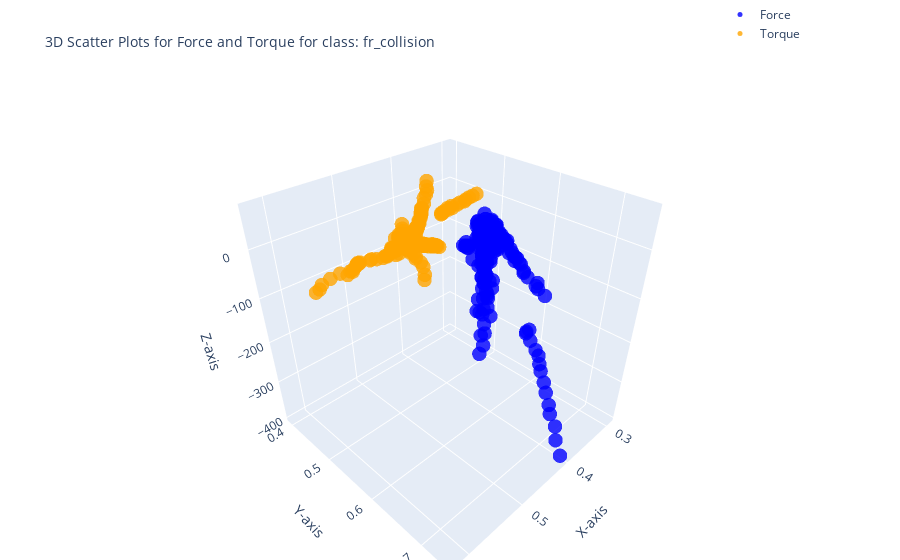

The notebook cell saved with this chart:
### Code cell
import plotly.graph_objects as go
class_name = unique_classes[3]
df_fr_collision=class_dfs[class_name]
# 3D scatter plot for Force (Fx, Fy, Fz)
force_plot = go.Scatter3d(
    x=df_fr_collision['Fx'],
    y=df_fr_collision['Fy'],
    z=df_fr_collision['Fz'],
    mode='markers',
    marker=dict(size=5, color='blue', opacity=0.8),
    name='Force'
)

# 3D scatter plot for Torque (Tx, Ty, Tz)
torque_plot = go.Scatter3d(
    x=df_fr_collision['Tx'],
    y=df_fr_collision['Ty'],
    z=df_fr_collision['Tz'],
    mode='markers',
    marker=dict(size=5, color='orange', opacity=0.8),
    name='Torque'
)

# Create subplots
fig = go.Figure()

# Add Force plot
fig.add_trace(force_plot)
fig.add_trace(torque_plot)

# Layout settings
fig.update_layout(
    title='3D Scatter Plots for Force and Torque for class: ' + class_name,
    title_font=dict(size=14),  # Change the title font size
    scene=dict(
        xaxis_title='X-axis',
        yaxis_title='Y-axis',
        zaxis_title='Z-axis'
    ),
    legend=dict(x=0.8, y=1.2),
    margin=dict(l=0, r=0, b=0, t=40)
)

fig.show()

### Figure 1 — Plotly figure (JSON) as saved in the notebook; plotly's stock layout.template omitted (floating-point values rounded to 4 significant figures; data arrays with more than 128 entries replaced by an {"elided": "..."} marker saying what was removed)
{"data": [{"marker": {"color": "blue", "opacity": 0.8, "size": 5}, "mode": "markers", "name": "Force", "type": "scatter3d", "x": {"elided": "240 float values"}, "y": {"elided": "240 float values"}, "z": {"elided": "240 int values"}}, {"marker": {"color": "orange", "opacity": 0.8, "size": 5}, "mode": "markers", "name": "Torque", "type": "scatter3d", "x": {"elided": "240 float values"}, "y": {"elided": "240 float values"}, "z": {"elided": "240 int values"}}], "layout": {"legend": {"x": 0.8, "y": 1.2}, "margin": {"b": 0, "l": 0, "r": 0, "t": 40}, "scene": {"xaxis": {"title": {"text": "X-axis"}}, "yaxis": {"title": {"text": "Y-axis"}}, "zaxis": {"title": {"text": "Z-axis"}}}, "title": {"font": {"size": 14}, "text": "3D Scatter Plots for Force and Torque for class: fr_collision"}}}
